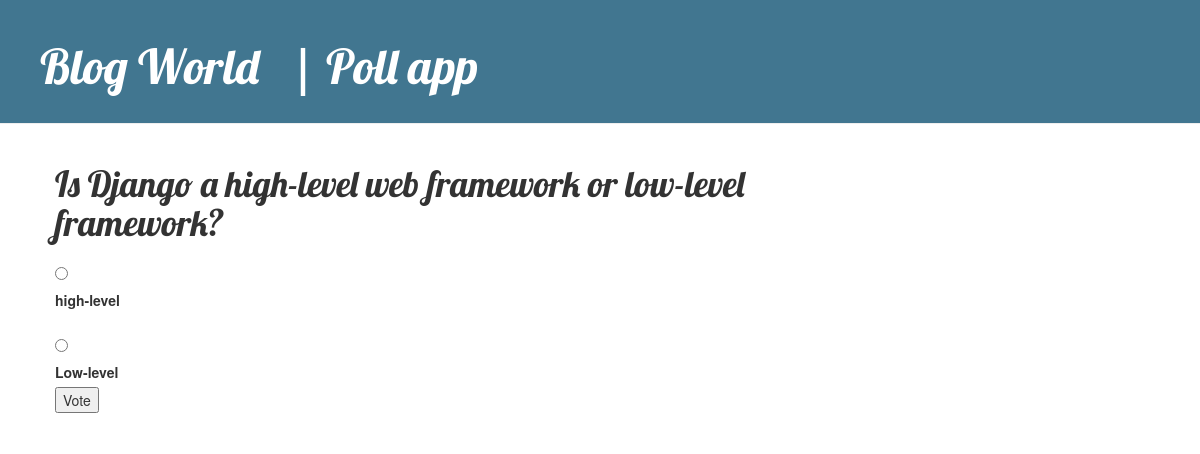
/poll/2/, run on the app's committed database.
### poll/models.py (models this page shows, shortened)
class Question(models.Model):
    question_text = models.CharField(max_length=200)
    pub_date = models.DateTimeField('date published')

class Choice(models.Model):
    question = models.ForeignKey(Question, on_delete=models.CASCADE)
    choice_text = models.CharField(max_length=200)
    votes = models.IntegerField(default=0)

### poll/views.py (the view)
# urls.py: path('<int:question_id>/', views.detail, name='detail'),
def detail(request, question_id):
	try:
		question = Question.objects.get(pk=question_id)
	except Question.DoesNotExist:
		raise Http404("Question does not exist")
	return render(request, 'poll/detail.html', {'question': question})

### poll/templates/poll/detail.html (shortened to what this page needs)
{% extends 'poll/index.html'%}
{% block content %}
<h1>{{ question.question_text }}</h1>
		<form action="{% url 'poll:vote' question.id %}" method="post">
			{% for choice in question.choice_set.all %}
    		<h2><input type="radio" name="choice" id="choice{{ forloop.counter }}" value="{{ choice.id }}"></h2>
    		<label for="choice{{ forloop.counter }}">{{ choice.choice_text }}</label><br>
			{% endfor %}
			<input type="submit" value="Vote">
		</form>
{% endblock %}

### poll/static/css/poll.css (style rules this page uses)
h1, h2, h3, h4 { font-family: 'Lobster', cursive; }

### data on the page
Question: question_text "Is Django a high-level web framework or low-level framework?"
Choice: choice_text "high-level"
Choice: choice_text "Low-level"
